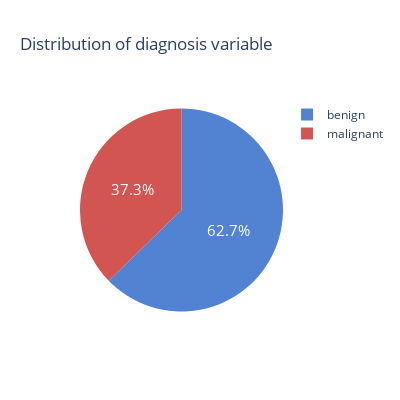

The cell this chart's notebook holds for it:
### Code cell
#Percentage:
plt.figure(figsize=(5,5))
trace = go.Pie(labels = ['benign','malignant'], values = df['target'].value_counts(), 
               textfont=dict(size=15), opacity = 0.8,
               marker=dict(colors=['#2865c8', '#c82b28']))


layout = dict(title='Distribution of diagnosis variable', width=400, height=400)
           
fig = dict(data = [trace], layout=layout)
py.iplot(fig)

### Figure 1 — Plotly figure (JSON) as saved in the notebook; plotly's stock layout.template omitted (floating-point values rounded to 4 significant figures)
{"data": [{"labels": ["benign", "malignant"], "marker": {"colors": ["#2865c8", "#c82b28"]}, "opacity": 0.8, "textfont": {"size": 15}, "type": "pie", "values": [357, 212]}], "layout": {"height": 400, "title": {"text": "Distribution of diagnosis variable"}, "width": 400}}
